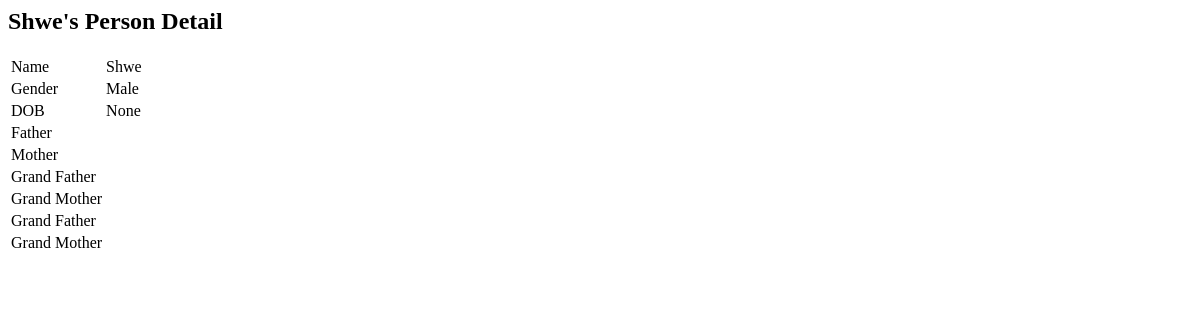
Page /person-detail/2/ on the earlier database version.
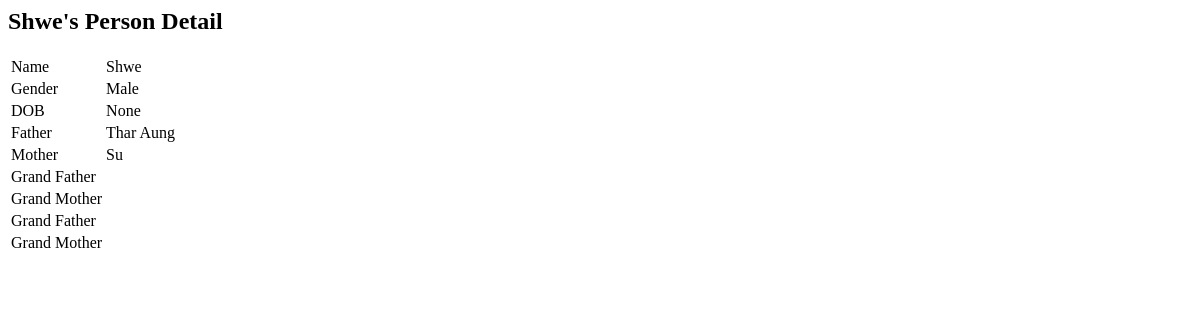
Same page on the later database version.
### familytree/models.py (models this page shows, shortened)
class Person(models.Model):
    name = models.CharField(max_length=200)
    gender = models.ForeignKey(Gender, on_delete=models.SET_NULL, null=True)
    dob = models.DateField(null=True,blank=True)
    dod = models.DateField(null=True,blank=True)
    note = models.CharField(max_length=200, null=True,blank=True)
    parent_marriage = models.ForeignKey('Married', on_delete=models.SET_NULL, null=True,blank=True, related_name='children')

class Gender(models.Model):
    name = models.CharField(max_length=200)

class Married(models.Model):
    person_one = models.ForeignKey(Person, on_delete=models.CASCADE, related_name='marriages_as_person_one')
    person_two = models.ForeignKey(Person, on_delete=models.CASCADE, related_name='marriages_as_person_two')
    married_date = models.DateField(null=True,blank=True)
    divorced_date = models.DateField(null=True,blank=True)
    note = models.CharField(max_length=200, null=True,blank=True)

### familytree/views.py (the view)
# urls.py: path("person-detail/<int:person_id>/", views.personDetail, name="person-detail"),
def personDetail(request, person_id = 0):
    person = Person.objects.get(pk=person_id)
    return render(request, 'person_detail.html', { 'person_id' : person_id, 'person' : person})

### familytree/templates/person_detail.html
<h2>{{ person.name }}'s Person Detail</h2>
<table>
    <tr>
        <td>Name</td>
        <td>{{ person.name }} </td>
    </tr>
    <tr>
        <td>Gender</td>
        <td>{{ person.gender.name }} </td>
    </tr>
    <tr>
        <td>DOB</td>
        <td>{{ person.dob }} </td>
    </tr>
    <tr>
        <td>Father</td>
        <td>{{ person.parent_marriage.person_one.name }} </td>
    </tr>
    <tr>
        <td>Mother</td>
        <td>{{ person.parent_marriage.person_two.name }} </td>
    </tr>
    <tr>
        <td>Grand Father</td>
        <td>{{ person.parent_marriage.person_one.parent_marriage.person_one.name }} </td>
    </tr>
    <tr>
        <td>Grand Mother</td>
        <td>{{ person.parent_marriage.person_one.parent_marriage.person_two.name }} </td>
    </tr>
    <tr>
        <td>Grand Father</td>
        <td>{{ person.parent_marriage.person_two.parent_marriage.person_one.name }} </td>
    </tr>
    <tr>
        <td>Grand Mother</td>
        <td>{{ person.parent_marriage.person_two.parent_marriage.person_two.name }} </td>
    </tr>
</table>

Differences in the rows shown:
changed Person "Shwe": parent_marriage.person_one.name (not shown) → "Thar Aung"; parent_marriage.person_two.name (not shown) → "Su"
